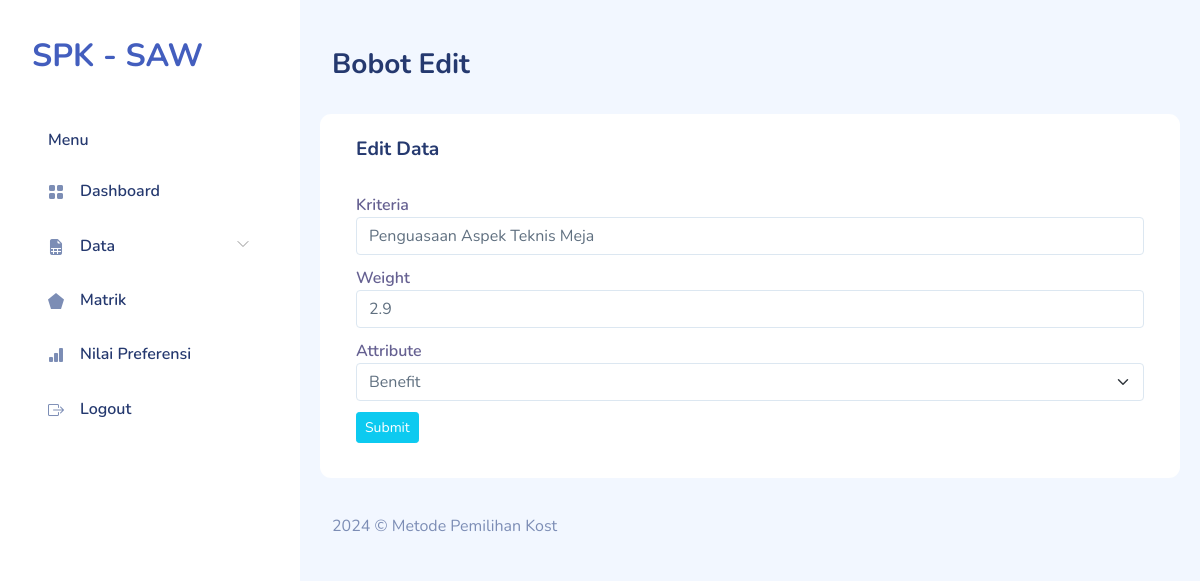
The page /bobot-edit.php?id=1 (signed in) on the database as committed earlier.
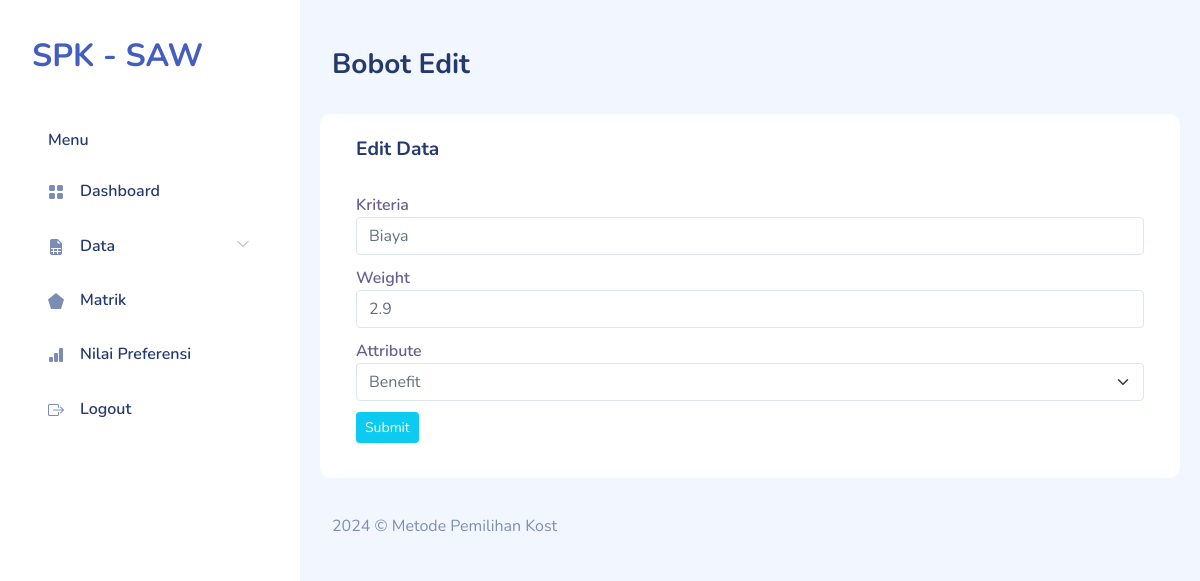
The same page on the database as committed later.
### tables this page shows
CREATE TABLE `saw_criterias` (
  `id_criteria` tinyint(3) UNSIGNED NOT NULL,
  `criteria` varchar(100) NOT NULL,
  `weight` float NOT NULL,
  `attribute` set('benefit','cost') DEFAULT NULL
);

### bobot-edit.php (the view, shortened to what this page needs)
<?php
require "include/conn.php";
$id = $_GET['id'];
$sql = "SELECT * FROM saw_criterias WHERE id_criteria = '$id' ";
$result = $db->query($sql);
$row = $result->fetch_array();
?>
<!DOCTYPE html>
<html lang="en">
    <?php require "layout/head.php";?>
    <body>
        <div id="app">
            <?php require "layout/sidebar.php";?>
            <div id="main">
                <div class="page-heading">
                    <h3>Bobot Edit</h3>
                </div>
                <div class="page-content">
                    <section class="row">
                    <div class="card">
                        <div class="card-header">
                            <h4 class="card-title">Edit Data</h4>
                        </div>
                        <div class="card-body">
                            <div class="row">
                                <div class="col">
                                    <form action="bobot-edit-act.php" method="POST">
                                    <div class="form-group">
                                        <label for="basicInput">Kriteria</label>
                                        <input type="text" class="form-control" name="criteria" value="<?=$row['criteria'];?>">
                                    </div>
                                    <div class="form-group">
                                        <label for="basicInput">Weight</label>
                                        <input type="text" class="form-control" name="weight" value="<?=$row['weight'];?>">
                                    </div>
                                    <div class="form-group">
                                        <label for="basicInput">Attribute</label>
                                        <select class="form-control form-select" name="attribute">
                                            <option value="benefit">Benefit</option>
                                          </select>
                                    </div>
                                    <div class="form-group">
                                        <input type="submit" class="btn btn-info btn-sm">
                                    </div>
                                    </form>
                                </div>
                            </div>
                        </div>
                    </div>
                    </section>
                </div>
                <?php require "layout/footer.php";?>
            </div>
        </div>
    </body>
</html>

Rows that differ between the two databases and show on the page:
changed saw_criterias: criteria "Penguasaan Aspek Teknis Meja" → "Biaya"
